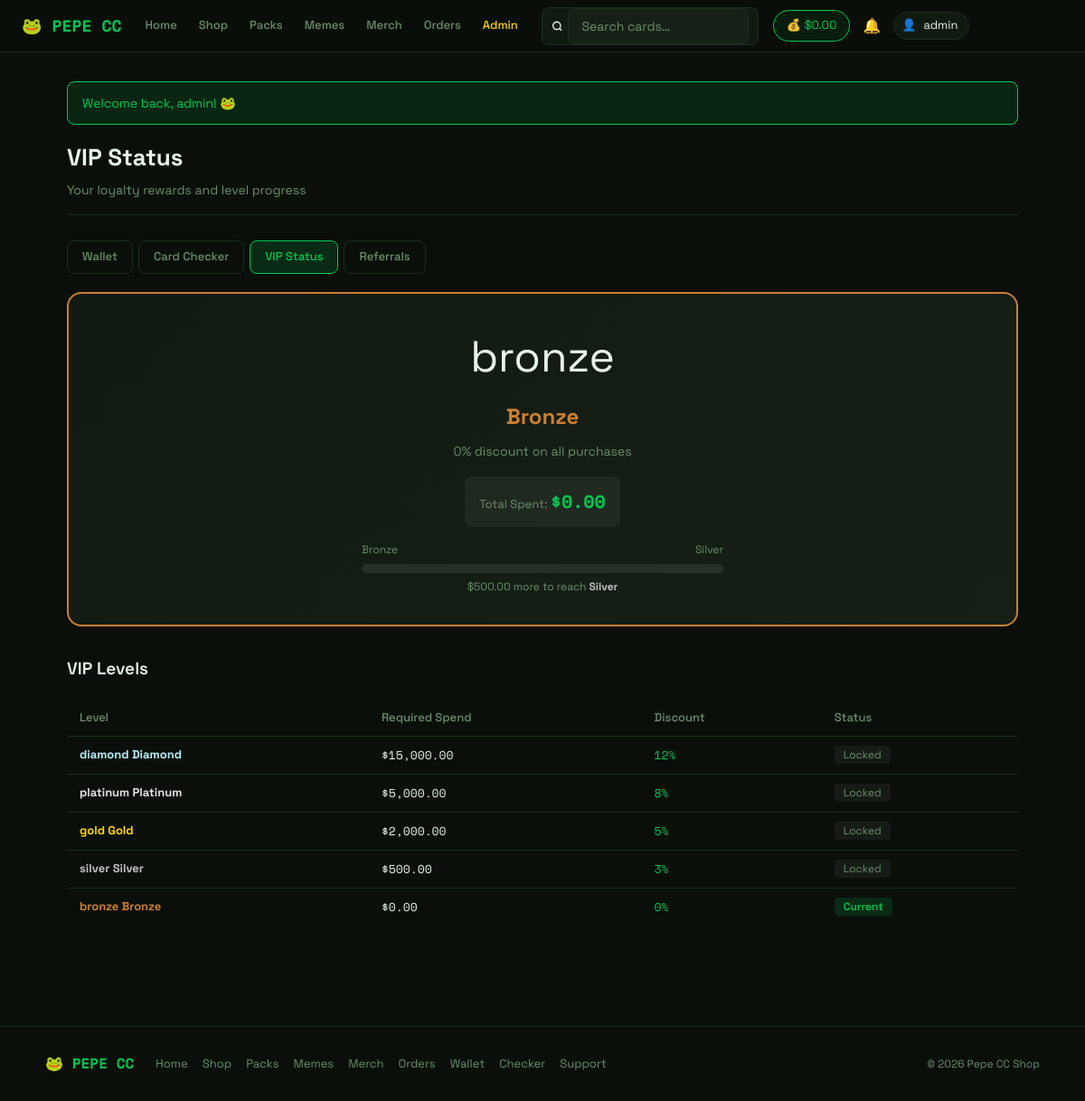
/user/vip.php (signed in), run on the app's committed database.
### tables this page shows
CREATE TABLE IF NOT EXISTS users (
    id                INT AUTO_INCREMENT PRIMARY KEY,
    first_name        VARCHAR(100) NOT NULL,
    last_name         VARCHAR(100) NOT NULL,
    email             VARCHAR(191) NOT NULL UNIQUE,
    username          VARCHAR(100) NOT NULL UNIQUE,
    password          VARCHAR(255) NOT NULL,
    role              ENUM('user','admin','vendor') DEFAULT 'user',
    vendor_status     ENUM('pending','approved','rejected') DEFAULT NULL,
    shop_name         VARCHAR(255) DEFAULT NULL,
    shop_desc         TEXT         DEFAULT NULL,
    vendor_applied_at DATETIME     DEFAULT NULL,
    balance           DECIMAL(10,2) NOT NULL DEFAULT 0.00,
    total_spent       DECIMAL(10,2) NOT NULL DEFAULT 0.00,
    referral_code     VARCHAR(20)  DEFAULT NULL UNIQUE,
    referred_by       INT          DEFAULT NULL,
    vip_level         INT          DEFAULT 0,
    created_at        DATETIME     DEFAULT CURRENT_TIMESTAMP
);

CREATE TABLE IF NOT EXISTS vip_levels (
    id              INT AUTO_INCREMENT PRIMARY KEY,
    name            VARCHAR(100) NOT NULL,
    min_spent       DECIMAL(10,2) NOT NULL,
    discount_percent INT          DEFAULT 0,
    badge_color     VARCHAR(20)  DEFAULT '#00c853',
    badge_icon      VARCHAR(10)  DEFAULT 'star',
    created_at      DATETIME     DEFAULT CURRENT_TIMESTAMP
);

### user/vip.php (the view, shortened to what this page needs)
<?php
require_once __DIR__ . '/../config/helpers.php';
$uid = (int)$_SESSION['user_id'];
$db = getDB();
$user = $db->query("SELECT total_spent FROM users WHERE id=$uid")->fetch_assoc();
$totalSpent = (float)($user['total_spent'] ?? 0);
$vipLevels = $db->query("SELECT * FROM vip_levels ORDER BY min_spent ASC")->fetch_all(MYSQLI_ASSOC);
$currentVip = getVipLevel($uid);
$nextLevel = null;
foreach ($vipLevels as $level) {
    if ($totalSpent < (float)$level['min_spent']) {
        $nextLevel = $level;
        break;
    }
}
require_once __DIR__ . '/../includes/header.php';
?>
<div class="page-header">
  <div><h1>VIP Status</h1><p class="muted">Your loyalty rewards and level progress</p></div>
</div>
<div class="tabs" style="margin-bottom:20px">
  <a class="tab" href="/user/balance.php">Wallet</a>
  <a class="tab" href="/user/checker.php">Card Checker</a>
  <a class="tab active" href="/user/vip.php">VIP Status</a>
  <a class="tab" href="/user/referral.php">Referrals</a>
</div>
<div style="background:linear-gradient(135deg, var(--surface), var(--surface2));border:2px solid <?= $currentVip['badge_color'] ?? '#666' ?>;border-radius:16px;padding:32px;margin-bottom:32px;text-align:center">
  <div style="font-size:48px;margin-bottom:8px"><?= $currentVip['badge_icon'] ?? '-' ?></div>
  <h2 style="color:<?= $currentVip['badge_color'] ?? '#666' ?>;margin:0 0 8px"><?= clean($currentVip['name'] ?? 'None') ?></h2>
  <div style="font-size:14px;color:var(--muted);margin-bottom:16px">
    <?= number_format($currentVip['discount_percent'] ?? 0) ?>% discount on all purchases
  </div>
  <div style="background:rgba(255,255,255,.05);border-radius:8px;padding:12px 16px;margin-bottom:16px;display:inline-block">
    <span style="font-size:13px;color:var(--muted)">Total Spent: </span>
    <span class="mono green" style="font-size:20px;font-weight:700"><?= formatBalance($totalSpent) ?></span>
  </div>
  <?php if ($nextLevel): ?>
  <div style="max-width:400px;margin:0 auto">
    <div style="display:flex;justify-content:space-between;font-size:12px;color:var(--muted);margin-bottom:6px">
      <span><?= clean($currentVip['name'] ?? 'None') ?></span>
      <span><?= clean($nextLevel['name']) ?></span>
    </div>
    <div style="background:rgba(255,255,255,.08);border-radius:8px;height:10px;overflow:hidden">
    </div>
    <div style="font-size:12px;color:var(--muted);margin-top:6px">
      <?= formatBalance(max(0, (float)$nextLevel['min_spent'] - $totalSpent)) ?> more to reach <strong style="color:<?= $nextLevel['badge_color'] ?>"><?= clean($nextLevel['name']) ?></strong>
    </div>
  </div>
  <?php else: ?>
  <div style="font-size:14px;color:var(--green)">You have reached the highest VIP level!</div>
  <?php endif; ?>
</div>
<h3 class="section-title">VIP Levels</h3>
<?php if (!empty($vipLevels)): ?>
<div style="overflow-x:auto">
<table class="table" style="width:100%">
  <thead>
    <tr>
      <th>Level</th>
      <th>Required Spend</th>
      <th>Discount</th>
      <th>Status</th>
    </tr>
  </thead>
  <tbody>
    <?php foreach (array_reverse($vipLevels) as $level):
      $minSpent = (float)$level['min_spent'];
      $isCurrent = $totalSpent >= $minSpent;
    ?>
    <tr>
      <td>
        <span style="color:<?= $level['badge_color'] ?>;font-weight:700">
          <?= $level['badge_icon'] ?? '' ?> <?= clean($level['name']) ?>
        </span>
      </td>
      <td class="mono"><?= formatBalance($minSpent) ?></td>
      <td class="mono green"><?= number_format((float)$level['discount_percent']) ?>%</td>
      <td>
        <?php if ($isCurrent && (!$nextLevel || $minSpent < (float)$nextLevel['min_spent'])): ?>
          <span style="background:rgba(0,200,83,.15);color:#00c853;padding:2px 10px;border-radius:4px;font-size:12px;font-weight:600">Current</span>
        <?php elseif ($isCurrent): ?>
          <span style="background:rgba(0,200,83,.1);color:#00c853;padding:2px 10px;border-radius:4px;font-size:12px">Unlocked</span>
        <?php else: ?>
          <span style="background:rgba(255,255,255,.05);color:var(--muted);padding:2px 10px;border-radius:4px;font-size:12px">Locked</span>
        <?php endif; ?>
      </td>
    </tr>
    <?php endforeach; ?>
  </tbody>
</table>
</div>
<?php else: ?>
<div class="empty-state" style="padding:32px">
  <p>No VIP levels configured yet.</p>
</div>
<?php endif; ?>
<?php require_once __DIR__ . '/../includes/footer.php'; ?>

### includes/header.php (shortened to what this page needs)
<!DOCTYPE html>
<html lang="en">
<head>
  <link rel="stylesheet" href="/assets/style.css">
</head>
<body>
<?php
$__loggedIn = isLoggedIn();
$__isAdmin  = $__loggedIn && isAdmin();
$__user     = $__loggedIn ? currentUser() : null;
$__balance  = ($__loggedIn && $__user) ? getBalance((int)$__user['id']) : 0;
$__currentPath = parse_url($_SERVER['REQUEST_URI'] ?? '/', PHP_URL_PATH);
function __navActive(string $path): string {
    global $__currentPath;
    return $__currentPath === $path ? ' active' : '';
}
?>
<header class="topbar">
  <a class="logo" href="/index.php">🐸 PEPE CC</a>
  <nav class="nav-links">
    <a href="/index.php"         class="<?= __navActive('/index.php') ?>">Home</a>
    <a href="/shop.php"          class="<?= __navActive('/shop.php') ?>">Shop</a>
    <a href="/packs.php"         class="<?= __navActive('/packs.php') ?>">Packs</a>
    <a href="/memes.php"         class="<?= __navActive('/memes.php') ?>">Memes</a>
    <a href="/merch.php"         class="<?= __navActive('/merch.php') ?>">Merch</a>
    <?php if ($__loggedIn): ?>
      <a href="/orders.php"      class="<?= __navActive('/orders.php') ?>">Orders</a>
    <?php endif; ?>
    <?php if ($__isAdmin): ?>
      <a href="/admin/index.php" class="admin-link<?= strpos($__currentPath, '/admin') === 0 ? ' active' : '' ?>">Admin</a>
    <?php endif; ?>
  </nav>
  <form class="search-form hide-mobile" action="/shop.php" method="GET">
    <svg width="14" height="14" viewBox="0 0 24 24" fill="none" stroke="currentColor" stroke-width="2.5"><circle cx="11" cy="11" r="8"/><path d="m21 21-4.35-4.35"/></svg>
    <input type="text" name="search" placeholder="Search cards…" value="<?= htmlspecialchars($_GET['search'] ?? '', ENT_QUOTES, 'UTF-8') ?>">
  </form>
  <div class="user-area">
    <?php if ($__loggedIn && $__user): ?>
      <a href="/user/deposit.php" class="wallet-pill hide-mobile">
        💰 <?= formatBalance($__balance) ?>
      </a>
      <a href="/user/notifications.php" class="notif-bell">
        🔔
      </a>
      <div class="user-pill">
        <span>👤</span>
        <span class="user-pill-name"><?= htmlspecialchars($__user['username'], ENT_QUOTES, 'UTF-8') ?></span>
      </div>
    <?php else: ?>
      <a href="/auth/login.php"    class="btn btn-outline btn-sm">Sign In</a>
      <a href="/auth/register.php" class="btn btn-primary btn-sm hide-mobile">Register</a>
    <?php endif; ?>
  </div>
</header>
<div class="container">
<?= showFlash() ?>

### assets/style.css (style rules this page uses)
:root { --green: #00c853; --green-dark: #009624; --green-glow: rgba(0,200,83,.15); --bg: #0a0f0a; --surface: #111a11; --surface2: #172017; --border: #1e2e1e; --text: #e8f5e9; --muted: #6a8f6a; --red: #ff4444; --yellow: #ffd600; --radius: 10px; --font: 'Space Grotesk', sans-serif; --mono: 'Space Mono', monospace; }
*, *::before, *::after { box-sizing: border-box; margin: 0; padding: 0; }
body { font-family: var(--font); background: var(--bg); color: var(--text); min-height: 100vh; line-height: 1.6; overflow-x: hidden; }
a { color: var(--green); text-decoration: none; }
.topbar { position: sticky; top: 0; z-index: 100; background: rgba(10,15,10,.93); backdrop-filter: blur(12px); border-bottom: 1px solid var(--border); display: flex; align-items: center; padding: 0 24px; height: 58px; gap: 16px; }
.topbar .logo { font-family: var(--mono); font-size: 18px; font-weight: 700; color: var(--green); white-space: nowrap; }
.nav-links { display: flex; gap: 4px; }
.nav-links a { color: var(--muted); font-size: 13px; padding: 6px 10px; border-radius: 6px; transition: all .15s; font-weight: 500; }
.admin-link { color: var(--yellow) !important; }
.search-form { display: flex; align-items: center; gap: 6px; background: var(--surface); border: 1px solid var(--border); border-radius: 8px; padding: 0 10px; flex: 1; max-width: 240px; }
.search-form input { background: none; border: none; outline: none; color: var(--text); font-size: 13px; font-family: var(--font); width: 100%; padding: 7px 0; }
.search-form input::placeholder { color: var(--muted); }
.user-area { display: flex; gap: 8px; align-items: center; white-space: nowrap; }
.user-pill { display: flex; align-items: center; gap: 8px; background: var(--surface); border: 1px solid var(--border); border-radius: 20px; padding: 4px 12px 4px 8px; font-size: 13px; }
.wallet-pill { display: inline-flex; align-items: center; gap: 6px; background: rgba(0,200,83,.08); border: 1px solid var(--green); border-radius: 20px; padding: 6px 14px; font-size: 13px; text-decoration: none; transition: all .15s; white-space: nowrap; }
.container { max-width: 1100px; margin: 0 auto; padding: 32px 24px; }
.page-header { display: flex; align-items: center; justify-content: space-between; border-bottom: 1px solid var(--border); padding-bottom: 16px; margin-bottom: 28px; }
.page-header h1 { font-size: 26px; }
.page-header p { color: var(--muted); font-size: 14px; margin-top: 3px; }
input[type=text], input[type=email], input[type=password], input[type=number], select, textarea { width: 100%; background: var(--surface2); border: 1px solid var(--border); color: var(--text); border-radius: 8px; padding: 10px 14px; font-family: var(--font); font-size: 14px; outline: none; transition: border-color .15s; }
table { width: 100%; border-collapse: collapse; font-size: 13px; }
th { text-align: left; padding: 10px 14px; border-bottom: 1px solid var(--border); color: var(--muted); font-weight: 500; }
td { padding: 10px 14px; border-bottom: 1px solid var(--border); vertical-align: middle; }
tr:last-child td { border-bottom: none; }
.section-title { font-size: 19px; font-weight: 600; margin-bottom: 18px; }
.mono { font-family: var(--mono); }
.green { color: var(--green); }
.muted { color: var(--muted); }
.tabs { display: flex; gap: 6px; margin-bottom: 22px; flex-wrap: wrap; }
.tab { padding: 7px 16px; border-radius: 8px; font-size: 13px; font-weight: 500; border: 1px solid var(--border); background: none; color: var(--muted); cursor: pointer; transition: all .15s; font-family: var(--font); text-decoration: none; display: inline-block; }
.tab:hover, .tab.active { background: var(--green-glow); border-color: var(--green); color: var(--green); text-decoration: none; }
.user-pill-name { display: inline; }
.hide-mobile { display: inline-flex; }
.user-pill { position: relative; }
.notif-bell { position: relative; display: flex; align-items: center; color: var(--muted); padding: 6px; border-radius: 8px; transition: all .15s; cursor: pointer; }

### data on the page
users: formatBalance($__balance) "$0.00", username "admin", total_spent "$0.00"
vip_levels: badge_icon "bronze", name "Bronze", discount_percent "0", min_spent "$0.00", shows "Current"
vip_levels: name "Silver", min_spent.total_spent "$500.00", badge_icon "silver", min_spent "$500.00", discount_percent "3", shows "Locked"
vip_levels: badge_icon "diamond", name "Diamond", min_spent "$15,000.00", discount_percent "12", shows "Locked"
vip_levels: badge_icon "platinum", name "Platinum", min_spent "$5,000.00", discount_percent "8", shows "Locked"
vip_levels: badge_icon "gold", name "Gold", min_spent "$2,000.00", discount_percent "5", shows "Locked"

### other printed values
$f['msg'] "Welcome back, admin! 🐸"
